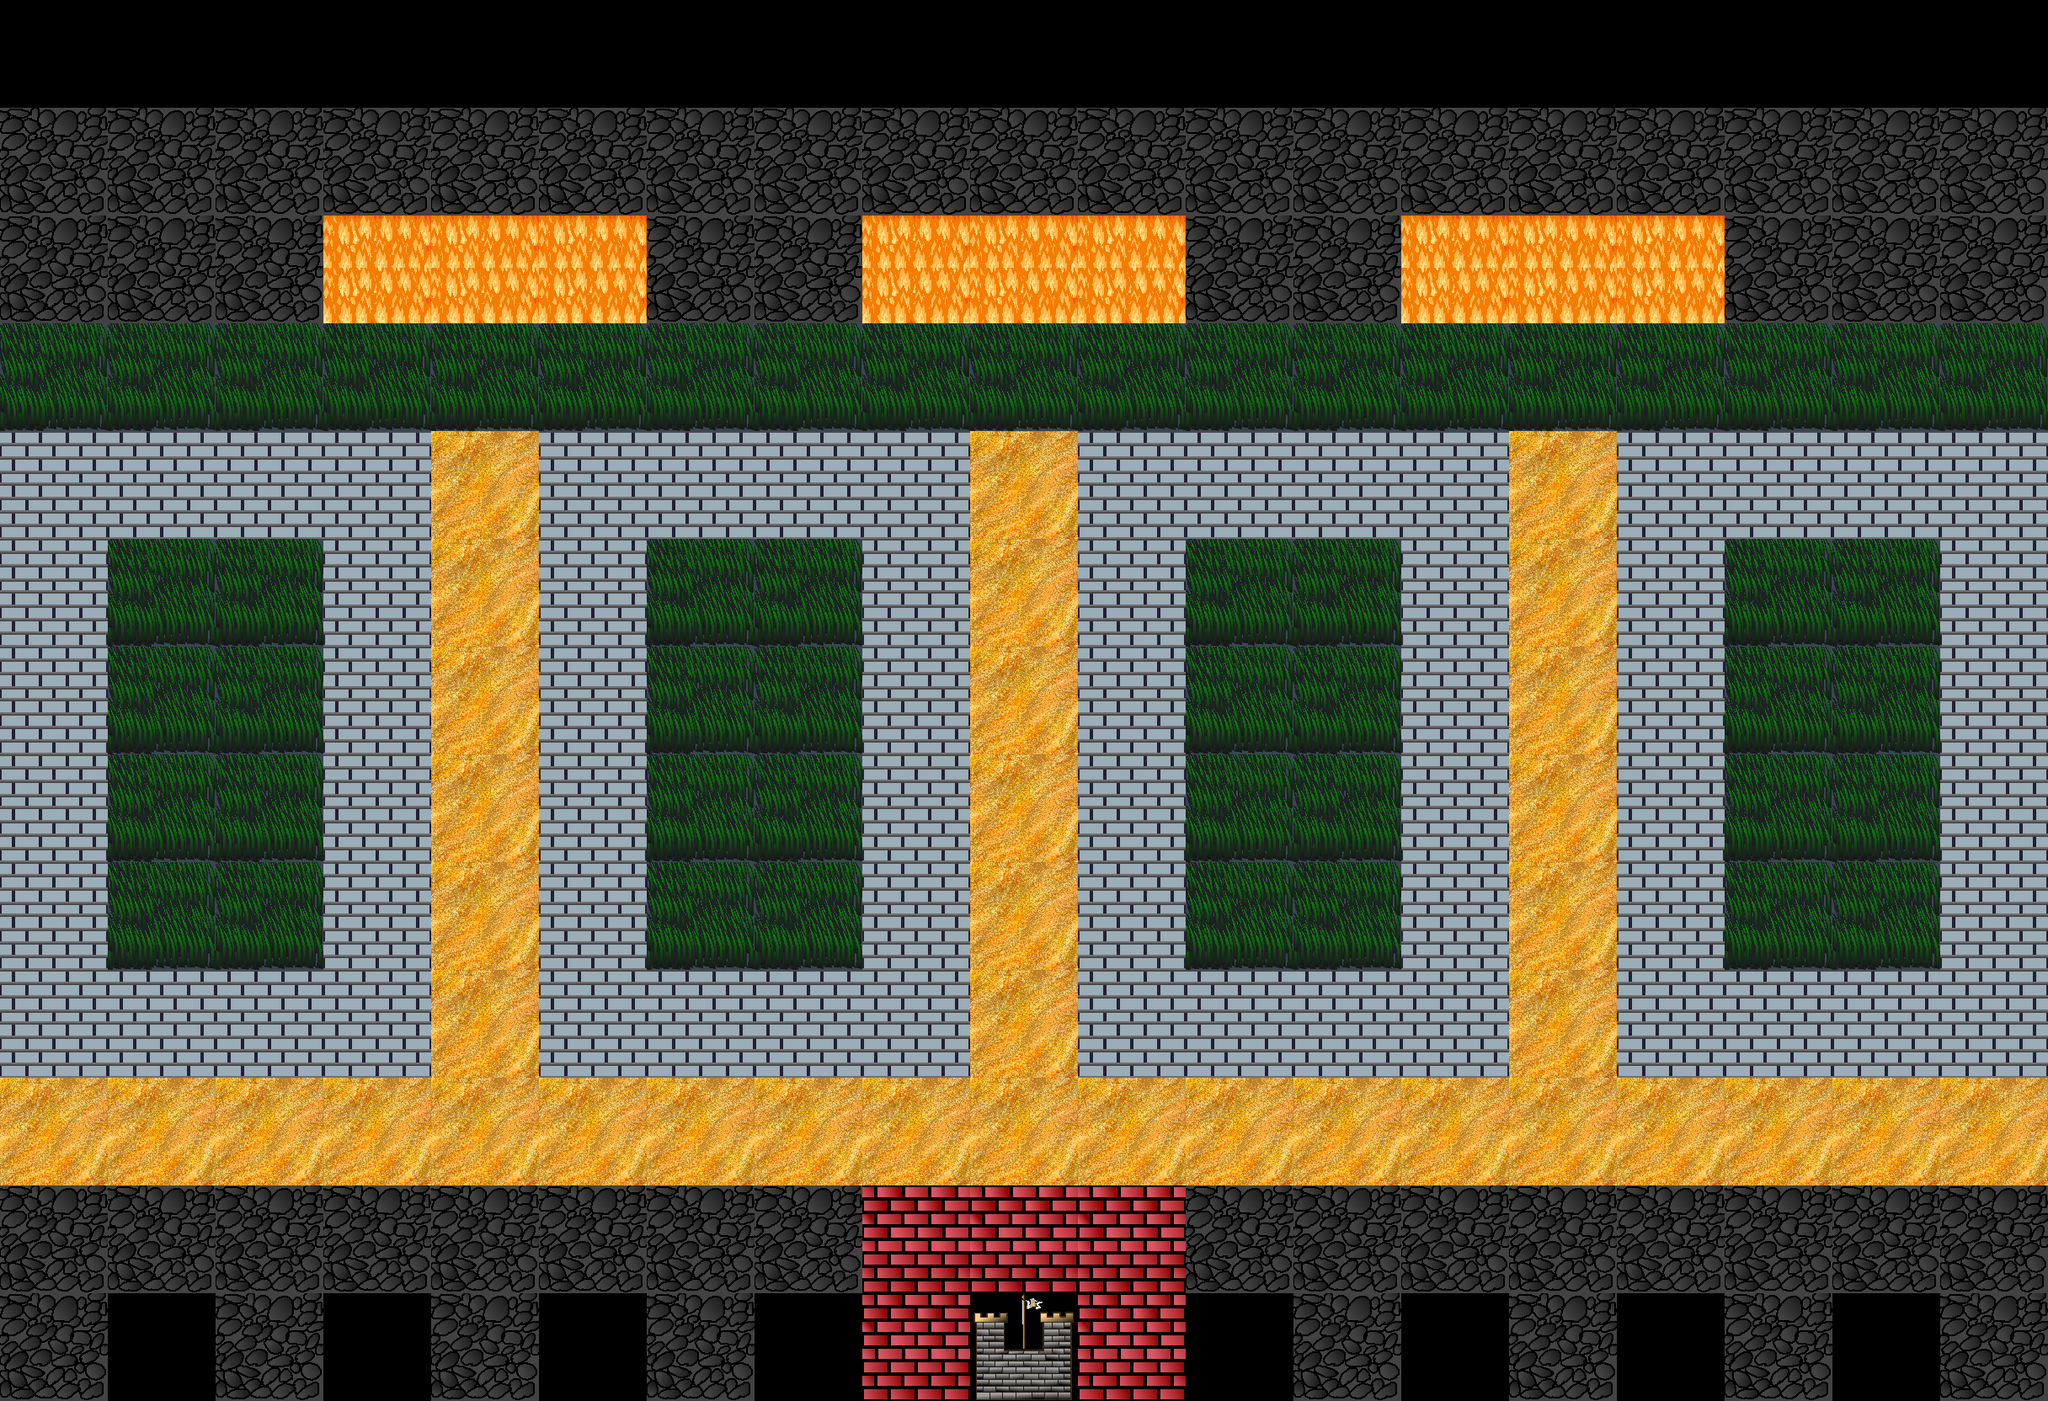

A 2D game scene composited from a Tiled map and its tileset images. What follows is a short description and the map's XML, with each tile layer's data collapsed to a summary:
An orthogonal 19x13 tile map with 128x128 px tiles, 1 tile layer (Tile Layer 1), 8 tilesets.

<map version="1.10" tiledversion="1.11.2" orientation="orthogonal" renderorder="right-down" width="19" height="13" tilewidth="128" tileheight="128" infinite="0" nextlayerid="2" nextobjectid="1">
 <tileset firstgid="1" source="wall0.tsx" />
 <tileset firstgid="2" source="base.tsx" />
 <tileset firstgid="3" source="white_wall.tsx" />
 <tileset firstgid="4" source="grass.tsx" />
 <tileset firstgid="5" source="sand.tsx" />
 <tileset firstgid="6" source="fire0.tsx" />
 <tileset firstgid="7" source="water0.tsx" />
 <tileset firstgid="8" source="stones0.tsx" />
 <layer id="1" name="Tile Layer 1" width="19" height="13">
  <data>[247 cells, 220 non-empty, 7 distinct tile ids]</data>
 </layer>
</map>